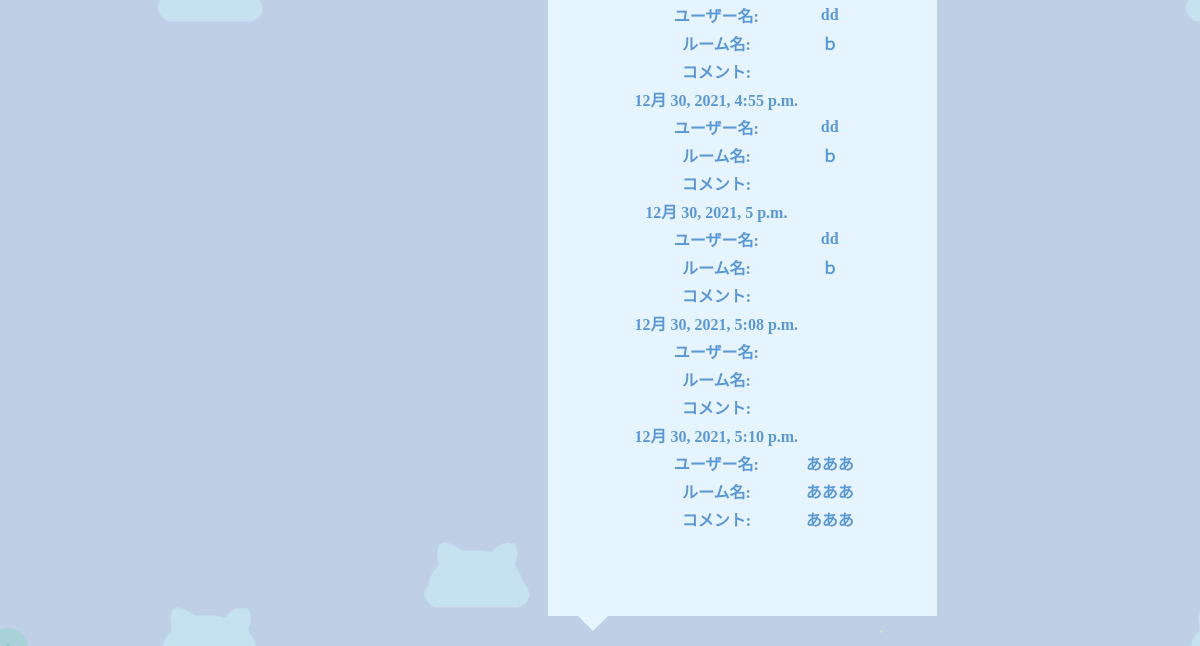
The app's page /game/home/match/ (lower part), older data.
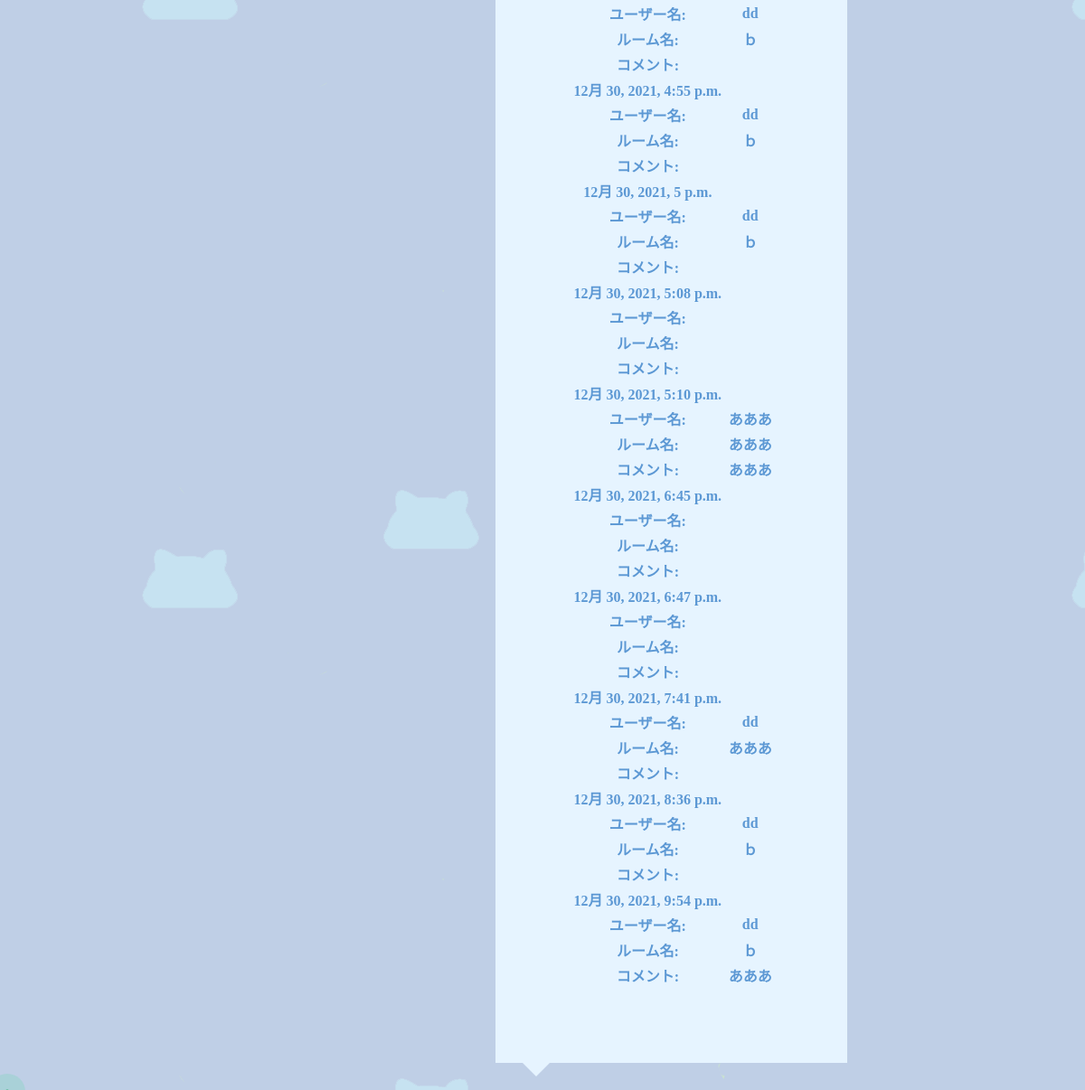
The same page, newer data.
### game/models.py (models this page shows)
class Log(models.Model):
    username = models.CharField(max_length=256)
    roomname = models.CharField(max_length=256)
    comment = models.TextField(default='')
    time = models.DateTimeField(default=timezone.now)

### game/views.py (the view)
# urls.py: path('home/match/', views.match, name='match'),
def match(request):
    logs = Log.objects.all()
    data = {'logs' : logs}
    return render(request, 'game/match.html', data)

### templates/game/match.html (shortened to what this page needs)
{% load static %}
<!DOCTYPE html>
<html>
<head>
    <link type="text/css" rel="stylesheet" href="{% static 'css/style.css' %}">
    <link type="text/css" rel="stylesheet" href="{% static 'css/home.css' %}">
    <link type="text/css" rel="stylesheet" href="{% static 'css/match.css' %}">
</head>
<body>
    <table class="box_show">
        {% for log in logs %}
        <tr>
            <td>{{ log.time }}</td>
        </tr>
        <tr>
            <td>ユーザー名:</td><td>{{ log.username }}</td>
        </tr>
        <tr>
            <td>ルーム名:</td><td>{{ log.roomname }}</td>
        </tr>
        <tr>
            <td>コメント:</td><td>{{log.comment }}</td>
        </tr>
        {% endfor %}
    </table>
</body>
</html>

### static/css/style.css (style rules this page uses)
body { height: 100vh; justify-content: center; align-items: center; cursor: none; background-color: rgb(191, 207, 230); background-image: url(../images/back_photo.png); animation: bgiLoop 5s linear infinite; }

### static/css/match.css (style rules this page uses)
@media (min-width: 1000px) { .box_show { position: relative; left: 540px; padding: 5em 5em; margin: 2em 0; background: #e6f4ff; color: #5c98d4; font-weight: bold; } }
.box_show:after { position: absolute; content: ''; top: 100%; left: 30px; border: 15px solid transparent; border-top: 15px solid #e6f4ff; width: 0; height: 0; }
.box_show tr { margin: 0; padding: 0; }
table { text-align: center; }

Row changes from the older to the newer data that the page shows:
added Log: time "12月 30, 2021, 6:45 p.m."
added Log: time "12月 30, 2021, 6:47 p.m."
added Log: time "12月 30, 2021, 7:41 p.m.", username "dd", roomname "あああ"
added Log: time "12月 30, 2021, 8:36 p.m.", username "dd", roomname "ｂ"
added Log: time "12月 30, 2021, 9:54 p.m.", username "dd", roomname "ｂ", comment "あああ"
